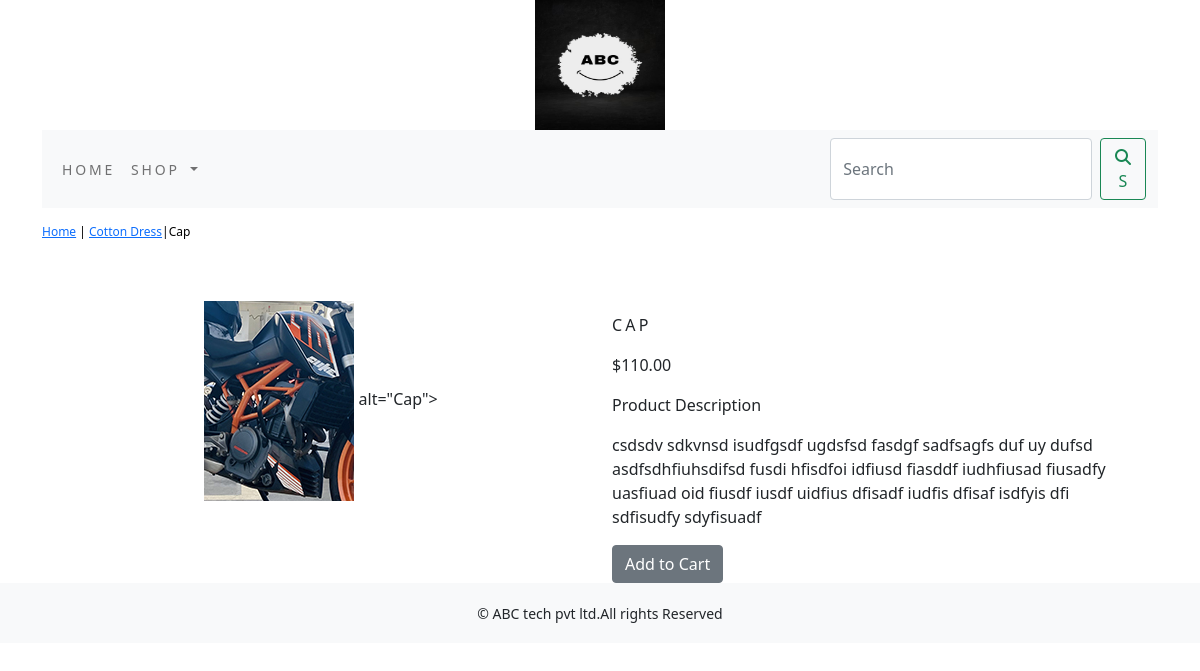
/shop/cotton-dress/cap/, run on the app's committed database.
### shop/models.py (models this page shows, shortened)
class Product(models.Model):
    objects = None
    name=models.CharField(max_length=250,unique=True)
    slug=models.SlugField(max_length=250,unique=True)
    description=models.TextField(blank=True)
    price=models.DecimalField(max_digits=10,decimal_places=2)
    category=models.ForeignKey(Category,on_delete=models.CASCADE)
    image=models.ImageField(upload_to='product',blank=True)
    stock=models.IntegerField()
    available=models.BooleanField(default=True)
    created=models.DateTimeField(auto_now_add=True)
    updated=models.DateTimeField(auto_now=True)
    class Meta:
        ordering = ('name',)
        verbose_name = 'product'
        verbose_name_plural = 'products'

class Category(models.Model):
    objects = None
    name=models.CharField(max_length=250,unique=True)
    slug=models.SlugField(max_length=250,unique=True)
    description=models.TextField(blank=True)
    image=models.ImageField(upload_to='category',blank=True)
    class Meta:
        ordering=('name',)
        verbose_name='category'
        verbose_name_plural='categories'
    def get_url(self):
        return reverse('shop:products_by_category',args=[self.slug])
    def __str__(self):
        return '{}'.format(self.name)

### shop/views.py (the view)
# urls.py: path('<slug:c_slug>/<slug:product_slug>/', views.proDetail, name='prodCatdetail'),
def proDetail(request,c_slug,product_slug):
    try:
        product=Product.objects.get(category__slug=c_slug,slug=product_slug)
    except Exception as e:
        raise e
    return render(request,'product.html',{'product':product})

### cart/context_processors.py (called while the page is built)
def counter(request):
    item_count=0
    if 'admin' in request.path:
        return {}
    else:
        try:
            cart=Cart.objects.filter(cart_id=_cart_id(request))
            car_items=CartItem.objects.all().filter(cart=cart[:1])
            for cart_item in car_items:
                item_count += cart_item.quantity
        except Cart.DoesNotExist:
            item_count =0
    return dict(item_count=item_count)

### cart/views.py (called while the page is built)
def _cart_id(request):
    cart=request.session.session_key
    if not cart:
        cart=request.session.create()
    return cart

### shop/context_processors.py (called while the page is built)
def menu_links(request):
    links=Category.objects.all()
    return dict(links=links)

### template/product.html (shortened to what this page needs)
{% extends 'base.html' %}
{% load static %}
{% block content %}
<div class="row my_prod_row_class">
  <div class="mx_auto">
    <p><a href="{% url 'shop:allProdCat' %}">Home</a> | <a href ="{{product.category.get_url}}">{{product.category}}</a>|{{product.name}}</p>
  </div>
</div>
<div class="container">
<br>
<div class="row">
  <div class="col-12 col-sm-12 col-md-12 col-lg-6 text-center">
    <div style="min-width:18rem">
      <img src="{{product.image.url}}"> alt="{{product.name}}">
    </div>
  </div>
  <div class="col-12 col-sm-12 col-md-12 col-lg-6">
      <div>
      <h1 class="my_prod_title">{{product.name}}</h1>
      <p>${{product.price}}</p>
      <p class="my-title"> Product Description</p>
      <p class="text-justify my_prod_text">{{product.description}}</p>
      {% if product.stock <= 0 %}
      <p class="text-justify my_prod_text"><b>Out of stock</b></p>
      {% else %}
      <a class="btn btn-secondary" href="{% url 'cart:add_cart' product.id %}">Add to Cart</a>
      {% endif %}
  </div>
</div>
</div>
</div>
{% endblock %}

### static/css/custom.css (style rules this page uses)
body { font-family: 'Roboto', sans-serif; }
.my_prod_row_class { padding-top:15px; padding-bottom:20px }
.my_prod_row_class .mx_auto { color:#000; font-size:12px; text-decoration:none; }
.my_prod_title { font-size:16px; text-transform:uppercase; letter-spacing:.2em; padding-top:15px; padding-bottom:10px; }
.my_prod_text { padding-right:20px; }

### data on the page
Product: category "Cotton Dress", name "Cap", image (picture), name "CAP", price "110.00", description "csdsdv sdkvnsd isudfgsdf ugdsfsd fasdgf sadfsagfs duf uy dufsd asdfsdhfiuhsdifsd fusdi hfisdfoi idfiusd fiasddf iudhfiusad fiusadfy uasfiuad oid fiusdf iusdf uidfius dfisadf iudfis dfisaf isdfyis dfi sdfisudfy sdyfisuadf"
